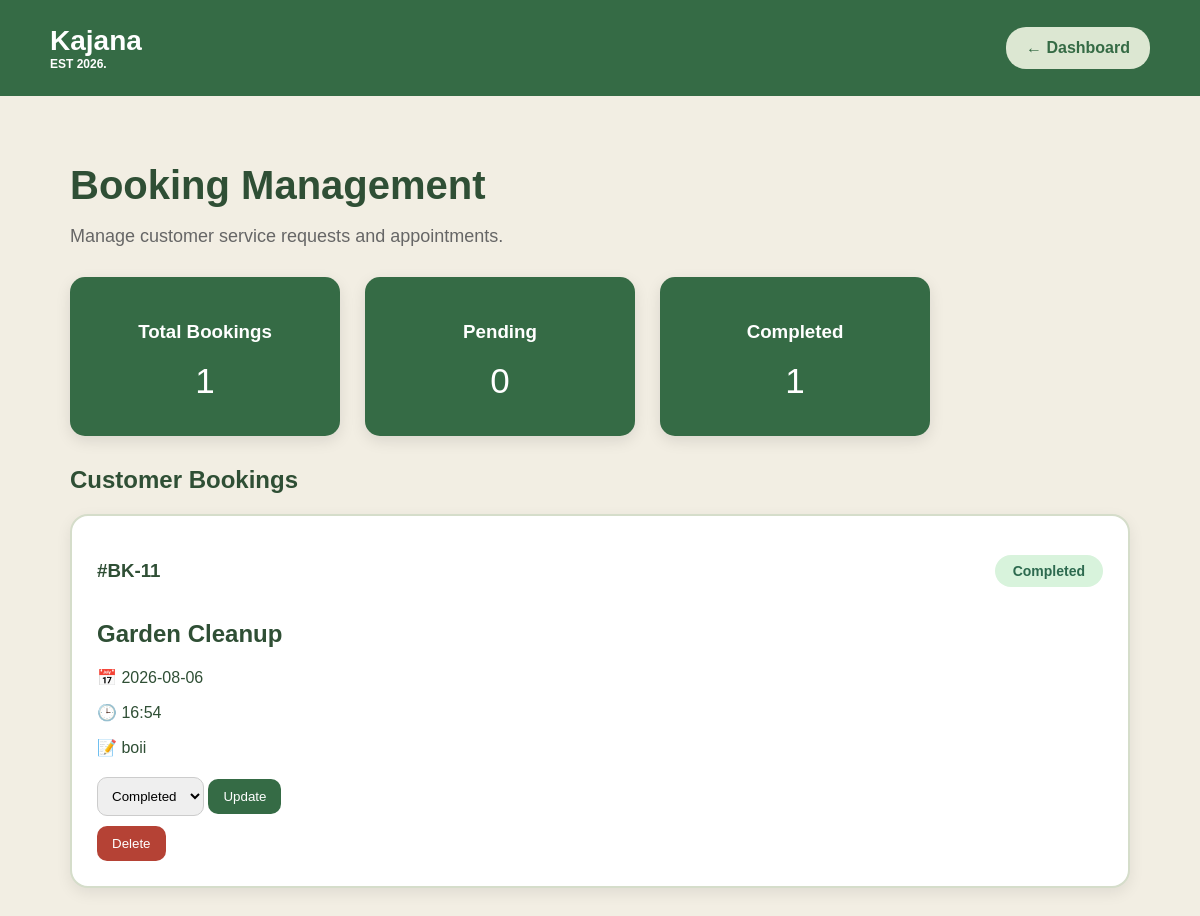
Page /booking_status on the earlier database version.
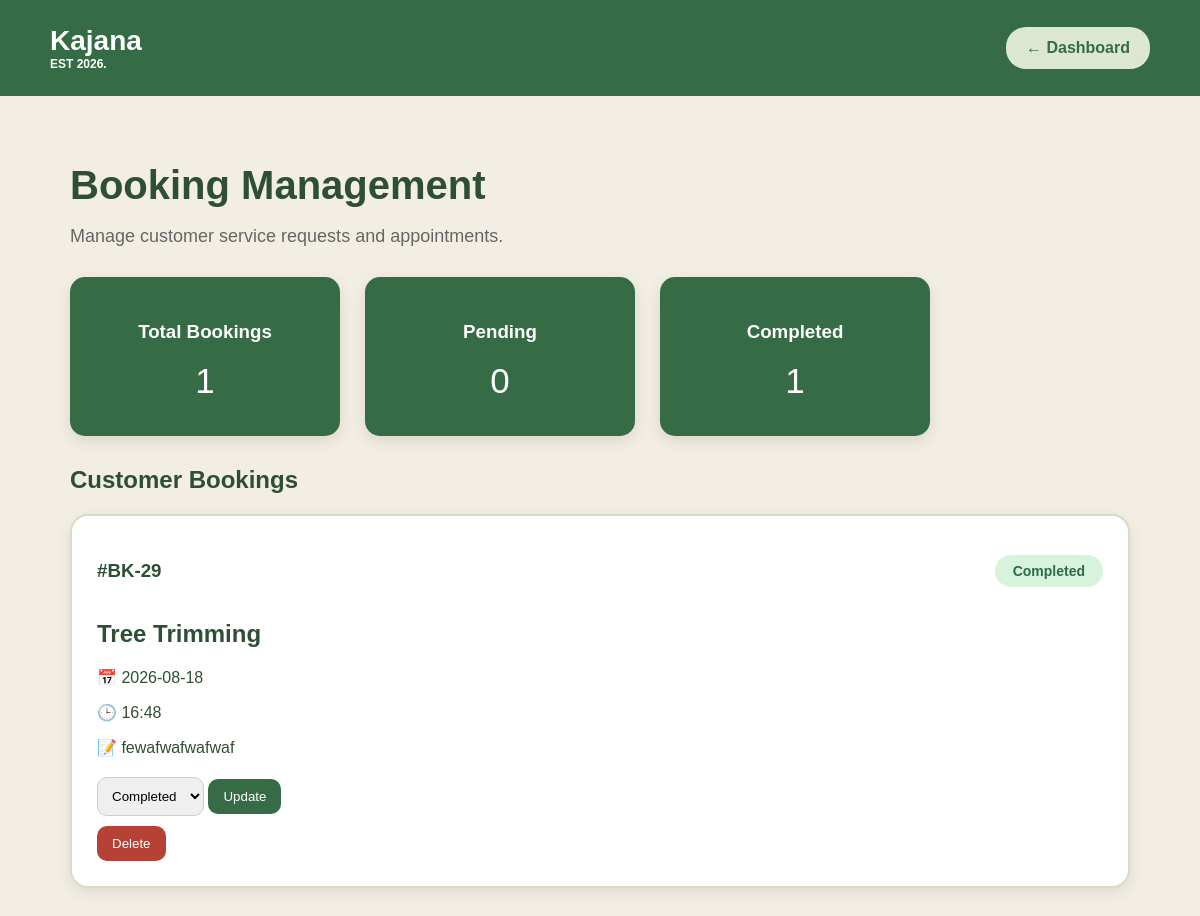
Same page on the later database version.
### tables this page shows
CREATE TABLE bookings (
            booking_id INTEGER PRIMARY KEY AUTOINCREMENT,
            username TEXT NOT NULL,
            service TEXT NOT NULL,
            booking_date TEXT NOT NULL,
            booking_time TEXT NOT NULL,
            details TEXT,
            status TEXT NOT NULL
        );

### Kajana/app.py (the view, shortened to what this page needs)
@app.route("/booking_status")
def booking_status():
    connection = sqlite3.connect("Kajana.db")
    cursor = connection.cursor()
    cursor.execute("""
        SELECT *
        FROM bookings
        ORDER BY booking_id DESC
    """)
    bookings = cursor.fetchall()
    connection.close()
    total_bookings = len(bookings)
    pending_bookings = 0
    completed_bookings = 0
    for booking in bookings:
        status = booking[6].strip().lower()
        if status == "pending" or status == "confirmed":
            pending_bookings += 1
        if status == "completed":
            completed_bookings += 1
    return render_template(
        "booking_status.html",
        bookings=bookings,
        total_bookings=total_bookings,
        pending_bookings=pending_bookings,
        completed_bookings=completed_bookings
    )

### Kajana/templates/booking_status.html (shortened to what this page needs)
<!DOCTYPE html>
<html lang="en">
<head>
    <link rel="stylesheet" href="{{ url_for('static', filename='booking_status.css') }}">
</head>
<body>
<header>
    <div class="logo">
        Kajana
        <span>EST 2026.</span>
    </div>
    <a href="{{ url_for('dashboard') }}" class="back_button">
        ← Dashboard
    </a>
</header>
<main>
<h1>
    Booking Management
</h1>
<p class="subtitle">
    Manage customer service requests and appointments.
</p>
<div class="summary_cards">
    <div class="summary_card">
        <h3>Total Bookings</h3>
        <p>{{ total_bookings }}</p>
    </div>
    <div class="summary_card">
        <h3>Pending</h3>
        <p>{{ pending_bookings }}</p>
    </div>
    <div class="summary_card">
        <h3>Completed</h3>
        <p>{{ completed_bookings }}</p>
    </div>
</div>
<h2>
    Customer Bookings
</h2>
<div class="booking_container">
{% for booking in bookings %}
<div class="booking_card">
<div class="booking_top">
<h3>
    #BK-{{ booking[0] }}
</h3>
{% if booking[6] == "Completed" %}
<span class="status completed">
    Completed
</span>
{% elif booking[6] == "Pending" %}
<span class="status pending">
    Pending
</span>
{% elif booking[6] == "Confirmed" %}
<span class="status confirmed">
    Confirmed
</span>
{% elif booking[6] == "Cancelled" %}
<span class="status cancelled">
    Cancelled
</span>
{% endif %}
</div>
<h2>
    {{ booking[2] }}
</h2>
<p>
📅 {{ booking[3] }}
</p>
<p>
🕒 {{ booking[4] }}
</p>
<p>
📝 {{ booking[5] }}
</p>
<div class="actions">
<form action="{{ url_for('update_status', booking_id=booking[0]) }}" method="POST">
<select name="status">
<option value="Completed"
{% if booking[6] == "Completed" %}selected{% endif %}>
Completed
</option>
</select>
<button type="submit">
Update
</button>
</form>
<form action="{{ url_for('delete_booking', booking_id=booking[0]) }}" method="POST">
<button class="delete_button" type="submit">
Delete
</button>
</form>
</div>
</div>
{% endfor %}
</div>
</main>
</body>
</html>

Differences in the rows shown:
removed bookings: booking_id "11", shows "Completed", service "Garden Cleanup", booking_date "2026-08-06", booking_time "16:54", details "boii", status "Completed"
added bookings: booking_id "29", shows "Completed", service "Tree Trimming", booking_date "2026-08-18", booking_time "16:48", details "fewafwafwafwaf", status "Completed"
